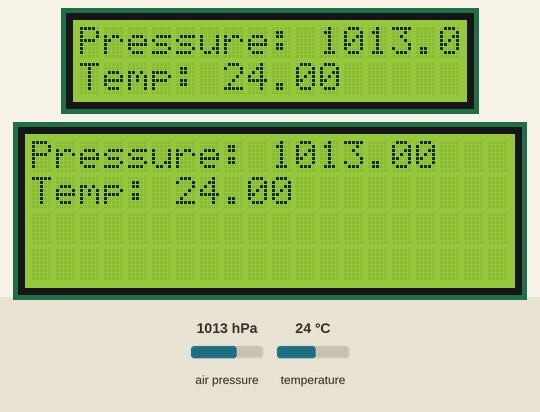
A sketch run on a simulated Arduino Uno, built with avr-gcc and run on an emulated ATmega328P. Shown: 16×2 character LCD, 20×4 character LCD. The inputs (shaded band) are chosen by the test bench; at power-on: air pressure 1013 hPa, temperature 24 °C. What the sketch prints to the serial monitor is not drawn.

Above: at 1.8 s.
1.9 s: air pressure set to 952 hPa
At 2.7 s:
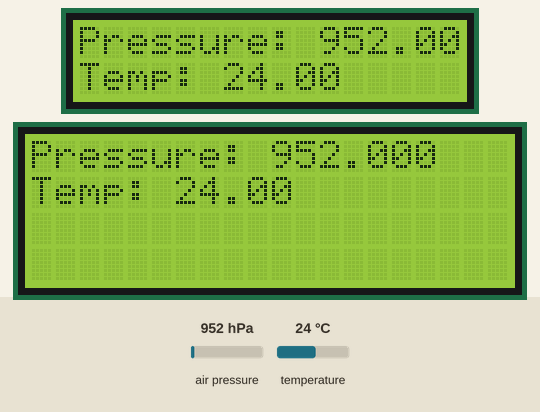
3.8 s: temperature set to 12 °C
At 5.5 s:
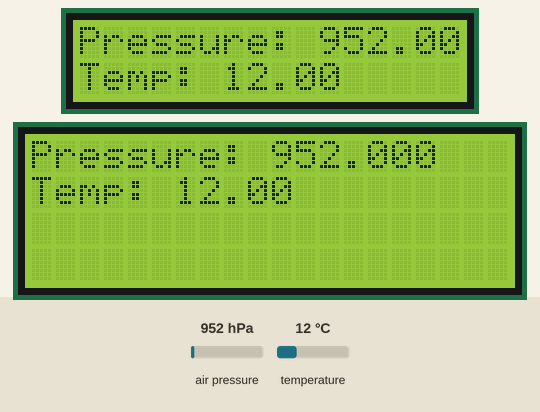
5.9 s: air pressure set to 975 hPa
At 7.0 s:
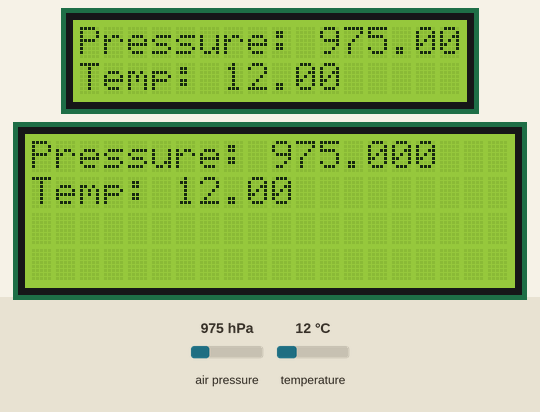
8.1 s: temperature set to 19 °C
At 9.7 s:
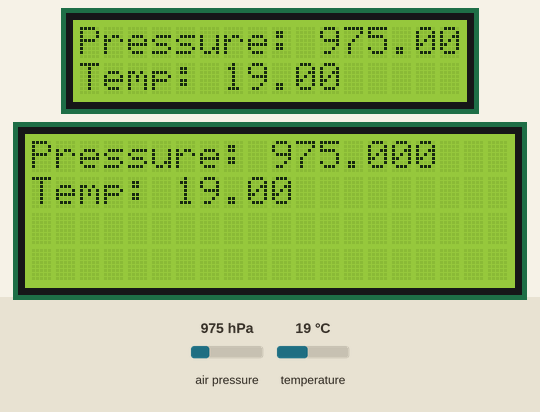
Timing chart, 0 to 11.2 s (numbered marks = the images above; inputs shaded):
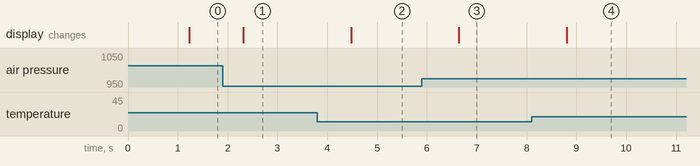

The sketch:

Lab3.Task3.ino
```cpp
#include <Wire.h>
#include <SFE_BMP180.h>
#include "DFRobot_RGBLCD1602.h"
#include <LiquidCrystal_I2C.h>

SFE_BMP180 bmp180;
DFRobot_RGBLCD1602 lcd(/*RGBAddr*/0x60 ,/*lcdCols*/16,/*lcdRows*/2);  //16 characters and 2 lines of show
LiquidCrystal_I2C lcd2(0x3F,20,4);  // set the LCD address to 0x27 for a 16 chars and 2 line display

void setup() {
  lcd.init();
  lcd2.init();
  lcd2.backlight();
  lcd.setCursor(0, 0);
  lcd.print(" Arduino! ");
  lcd2.setCursor(0, 0);
  lcd2.print(" Arduino2! ");
  Serial.begin(9600);
  bool okk = bmp180.begin();

  if (okk) {
    Serial.print("BMP180 initialiazed");
  }
}

void loop() {

  char stats_l;
  double Temp, Pressure;
  bool okk = false;

  stats_l = bmp180.startTemperature();

  if (stats_l != 0) {
    delay(1000);
    stats_l = bmp180.getTemperature(Temp);

    if (stats_l != 0) {
      stats_l = bmp180.startPressure(3);

      if (stats_l != 0) {
        delay(stats_l);
        stats_l = bmp180.getPressure(Pressure, Temp);

        if (stats_l != 0) {
          Serial.print("Pressure: ");
          Serial.print(Pressure);
          Serial.println(" h_Pascal");

          Serial.print("Temp: ");
          Serial.print(Temp);
          Serial.println(" degree-C");

          lcd.setCursor(0, 0);
          lcd.print("Pressure: ");
          lcd.print(Pressure);
          lcd.setCursor(0, 1);
          lcd.print("Temp: ");
          lcd.print(Temp);
           lcd2.setCursor(0, 0);
          lcd2.print("Pressure: ");
          lcd2.print(Pressure);
          lcd2.setCursor(0, 1);
          lcd2.print("Temp: ");
          lcd2.print(Temp);
        }
      }
    }
  }
}
```

Measured:
- after the input at 1.9 s, the display: changes after 0.41 s (image 1)
- after the input at 3.8 s, the display: changes after 0.68 s (image 2)
- after the input at 5.9 s, the display: changes after 0.74 s (image 3)
- after the input at 8.1 s, the display: changes after 0.70 s (image 4)
